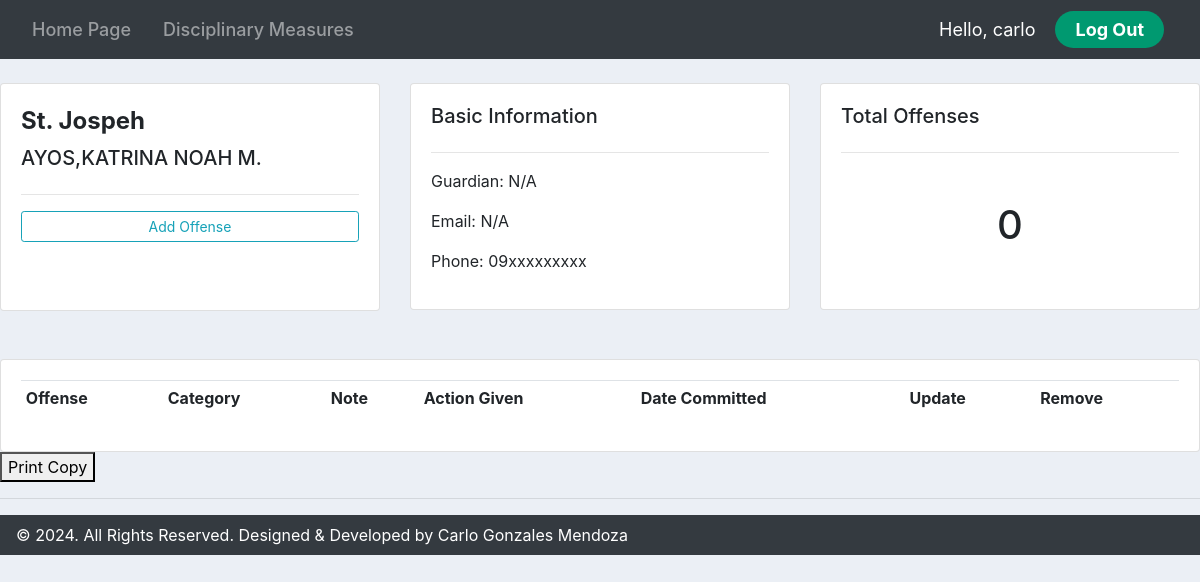
/josephprofile/2/ (signed in), run on the app's committed database.
### accounts/models.py (models this page shows, shortened)
class JosephStudent(models.Model):
    name = models.CharField(max_length=200, null=True)
    phone = models.CharField(max_length=200, null=True)
    email = models.CharField(max_length=200, null=True)
    guardian = models.CharField(max_length=200, null=True)
    date_created = models.DateTimeField(auto_now_add=True, null=True)

### accounts/views.py (the view)
# urls.py: path('josephprofile/<str:pk_test>/', views.josephprofile, name='josephprofile'),
@login_required(login_url='login')
def josephprofile(request, pk_test):
    josephstudents = JosephStudent.objects.get(id=pk_test)
    josephoffenses = josephstudents.josephoffense_set.all()
    offense_count = josephoffenses.count()
    context = {'students': josephstudents, 'offenses': josephoffenses, "offense_count": offense_count,}
    return render(request, 'accounts/josephprofile.html', context)

### accounts/templates/accounts/josephprofile.html (shortened to what this page needs)
{% extends 'accounts/main.html' %}
{% block content %}
<br>
<div class="row">
    <div class="col-md">
        <div class="card card-body">
            <h5 style="font-size: 24px; font-weight: 700; line-height: 34px;">St. Jospeh</h5>
            <h5>{{students.name}}</h5>
            <hr>
            <a class="btn btn-outline-info  btn-sm btn-block" href="{% url 'josephcreate_offense' students.id %}">Add Offense</a>
            <br><br>
        </div>
    </div>
    <div class="col-md">
        <div class="card card-body">
            <h5>Basic Information</h5>
            <hr>
            <p style="padding: 0.01px">Guardian: {{students.guardian}}</p>
            <p style="padding: 0.01px">Email: {{students.email}}</p>
            <p style="padding: 0.01px">Phone: {{students.phone}}</p>
        </div>
    </div>
    <div class="col-md">
        <div class="card card-body">
            <h5>Total Offenses</h5>
            <hr>
            <h1 style="text-align: center;padding: 32px">{{offense_count}}</h1>
        </div>
    </div>
</div>
<br>
<br>
<div class="row">
    <div class="col-md">
        <div class="card card-body">
            <table class="table table-sm">
                <tr>
                    <th>Offense</th>
                    <th>Category</th>
                    <th>Note</th>
                    <th>Action Given</th>
                    <th>Date Committed</th>
                    <th>Update</th>
                    <th>Remove</th>
                </tr>
            </table>
        </div>
    </div>
</div>
<button onclick="window.print()">Print Copy</button>
{% endblock %}

### accounts/templates/accounts/navbar.html (shortened to what this page needs)
{% load static %}
<nav class="navbar navbar-expand-lg navbar-dark bg-dark">
    <div class="collapse navbar-collapse" id="navbarNav">
      <ul class="navbar-nav justify-content-center flex-grow-1 pe-3">
        <li class="nav-item">
          <a class="nav-link mx-lg-2" href="{% url 'homepage' %}">Home Page</a>
        </li>
        <li class="nav-item">
          <a class="nav-link mx-lg-2" href="{% url 'products' %}">Disciplinary Measures</a>
        </li>
      </ul>
    </div>
    <span class="hello-msg">Hello, {{request.user}}</span>
    <span ><a class="hello-log" href="{% url 'logout' %}">Log Out</a></span>
  </nav>

### static/css/main.css (style rules this page uses)
body { background-color: #ebeff5; }

### accounts/templates/accounts/navbar.html (style rules this page uses)
.hello-msg { font-size: 18px; color: #fff; margin-right: 20px; }
.hello-log { margin-right: 20px; background-color: #009970; color: #fff; font-size: 18px; padding: 8px 20px; border-radius: 50px; text-decoration: none; transition: 0.3s; font-weight: 700; }
.nav-link { font-size: 18px; color: #ffffff; font-weight: 500; position: relative; }
.nav-link::before { content: ""; position: absolute; bottom: 0; left: 50%; transform: translateX(-50%); width: 0%; height: 2px; background-color: #009970; visibility: hidden; transition: 0.3s ease-in-out; }

### data on the page
JosephStudent: name "AYOS,KATRINA NOAH M.", guardian "N/A", email "N/A", phone "09xxxxxxxxx"

### other printed values
{{ request.user }} "carlo"
{{ offense_count }} "0"
